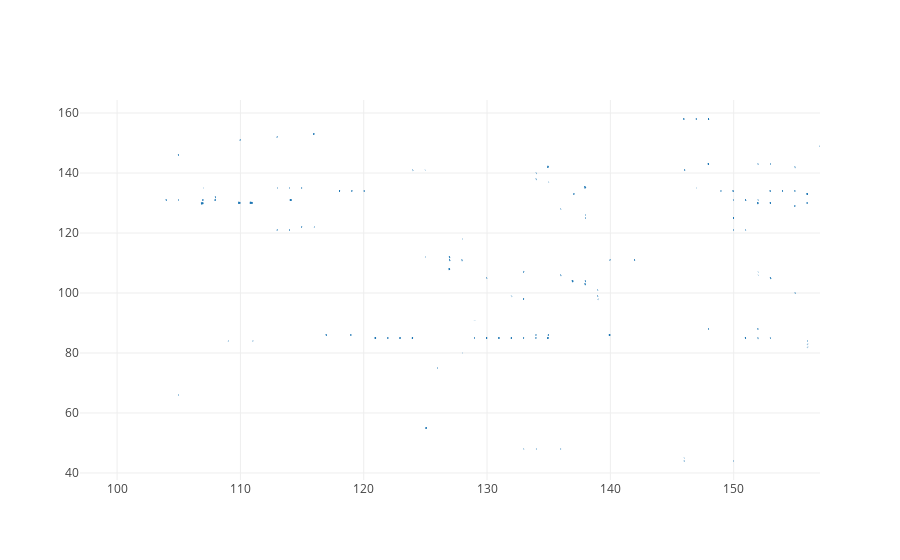

The code cell stored with this chart in its notebook:
### Code cell
import plotly.plotly as py
from plotly.offline import download_plotlyjs, init_notebook_mode, plot, iplot
import plotly.figure_factory as ff

init_notebook_mode(connected=True)

def plot_multiple_frames_vector_field(frame_start,frame_end,speed_threshold):
    
    subset=data.loc[(data['frame_index']<=frame_end) & (data['frame_index']>=frame_start)]

    subset=subset[subset.speed>speed_threshold]
    x=subset['X']
    vx=subset['VX']
    y=subset['Y']
    vy=subset['VY']
    speed=subset['speed']
    
    fig = ff.create_quiver(x, y, vx, vy,scale=1.0,)
    iplot(fig, filename='Quiver Plot Example')
    
plot_multiple_frames_vector_field(200,220,0)

### Figure 1 — Plotly figure (JSON) as saved in the notebook; plotly's stock layout.template omitted (floating-point values rounded to 4 significant figures; data arrays with more than 128 entries replaced by an {"elided": "..."} marker saying what was removed)
{"data": [{"mode": "lines", "type": "scatter", "uid": "2960c92d-7605-4d2d-81a1-27840a7d18de", "x": {"elided": "1288 float values"}, "y": {"elided": "1288 float values"}}], "layout": {"hovermode": "closest"}}
